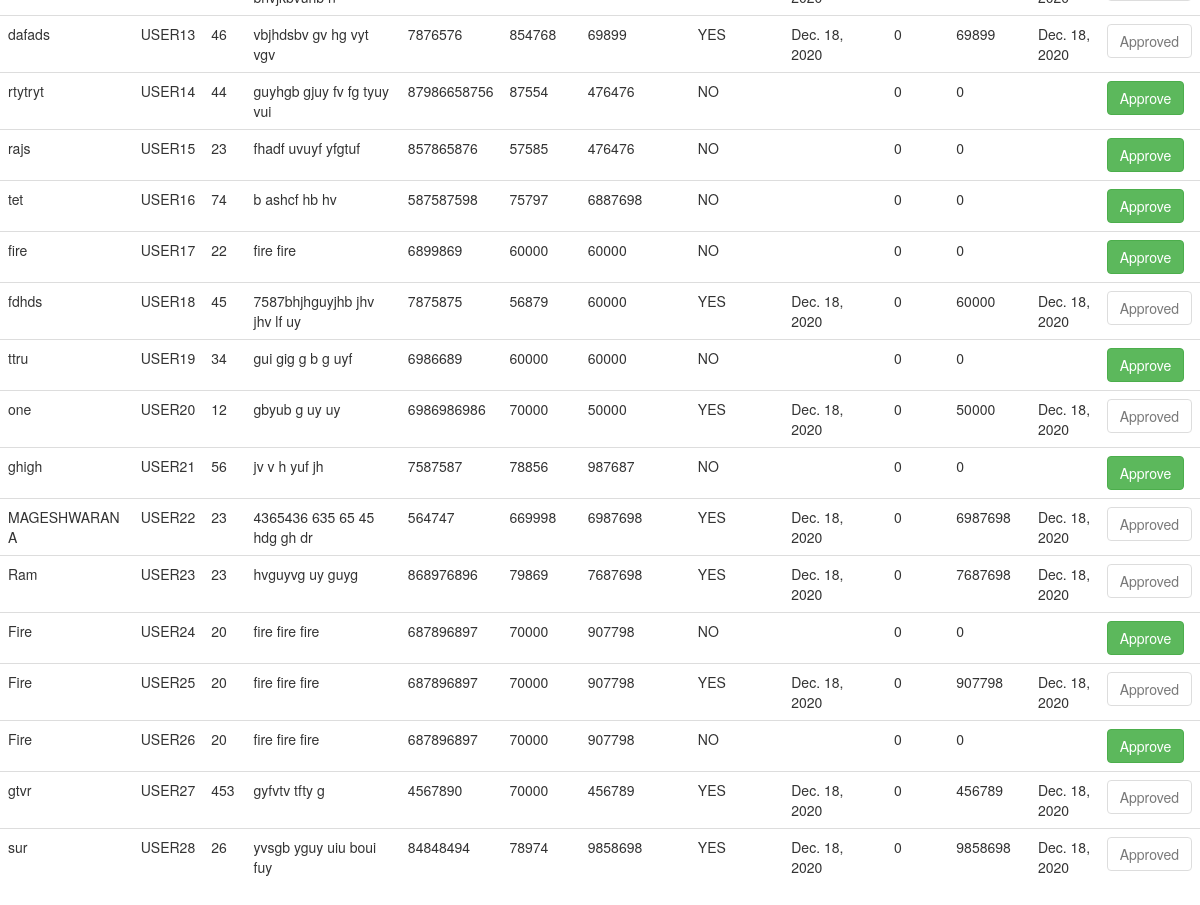
/full_details/ (lower part), run on an earlier commit of the app's database.
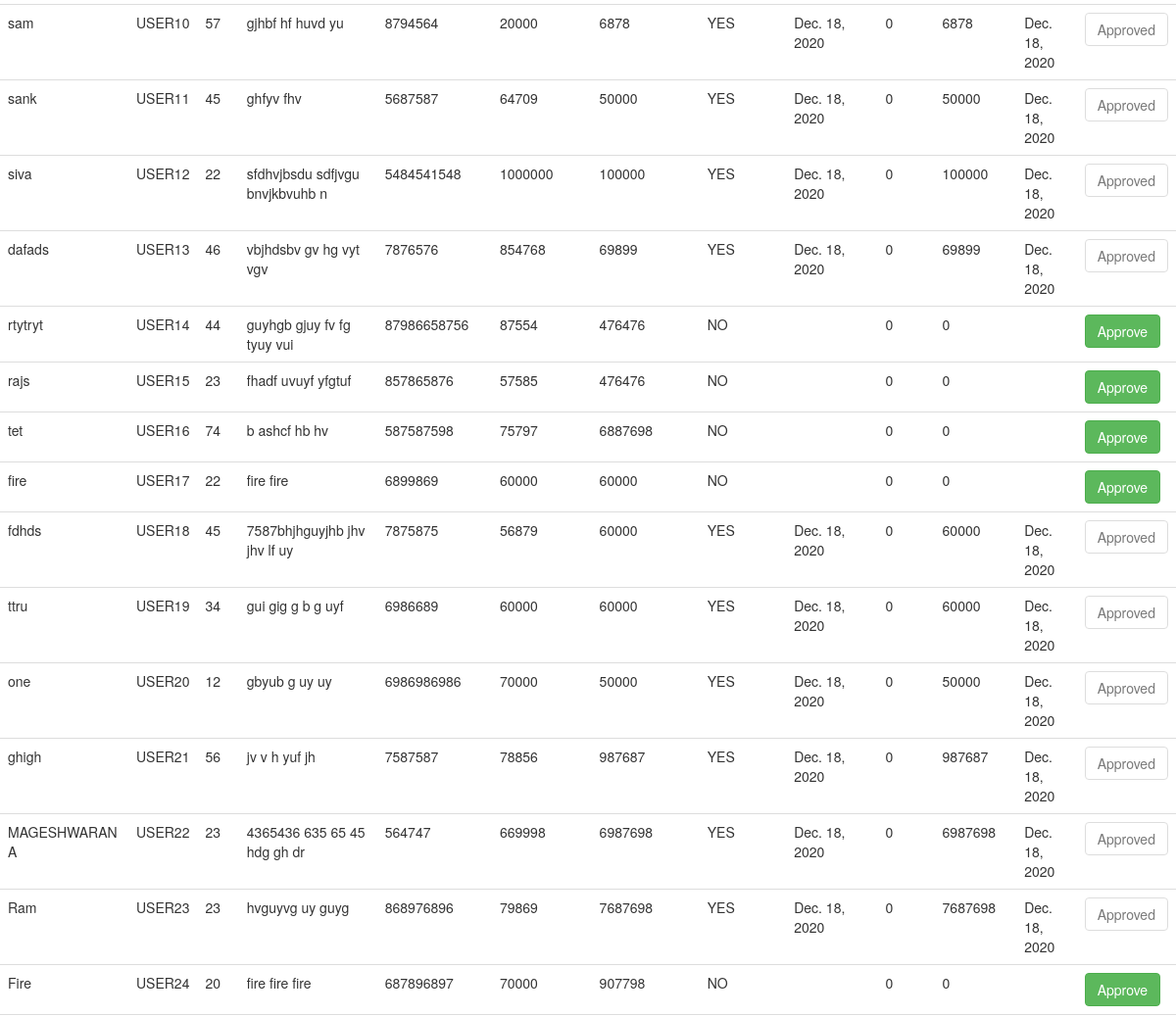
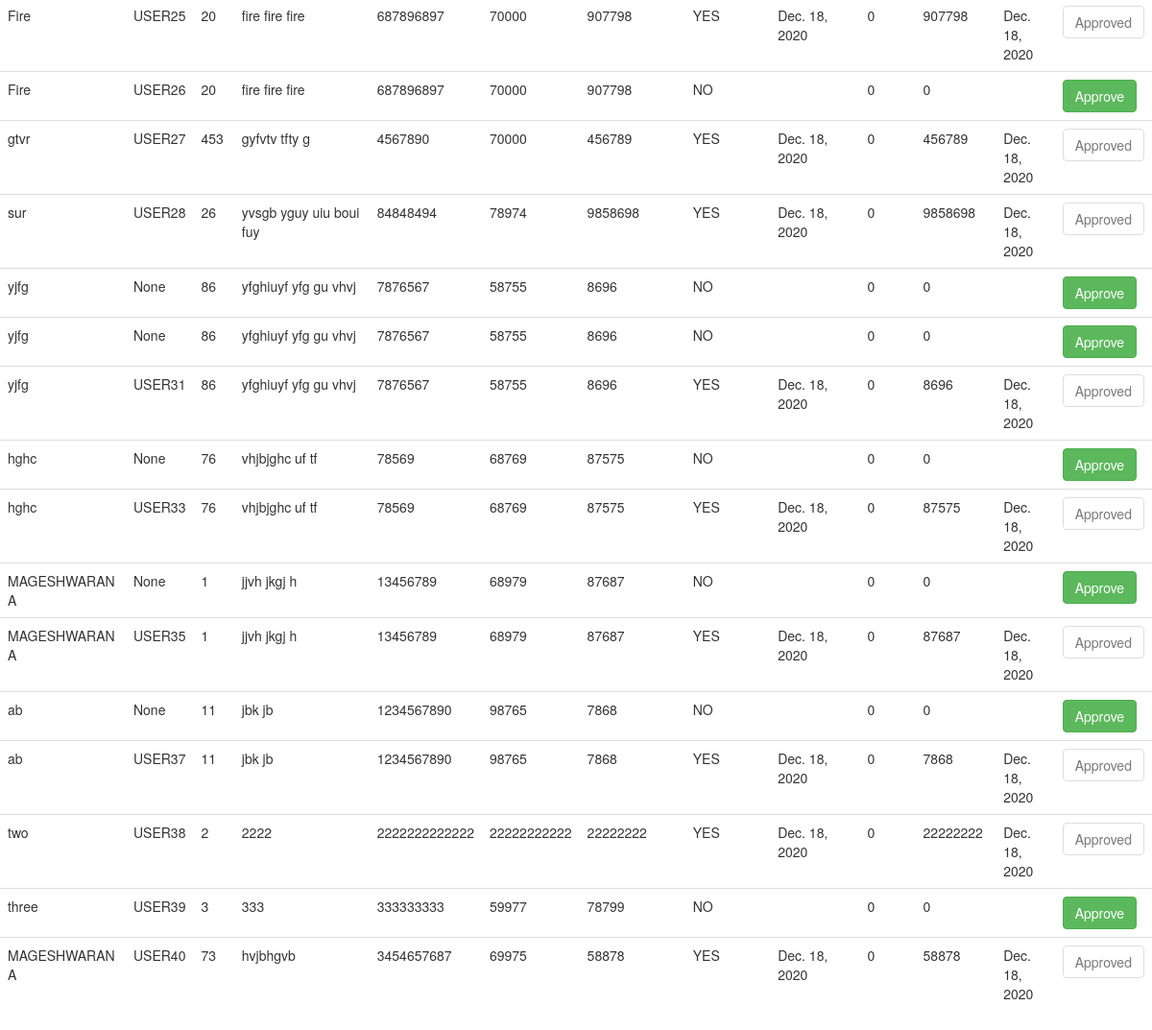
And on a later commit of the database (2 pictures, top to bottom).
### details/models.py (models this page shows)
class LoanDetails(models.Model):
    name = models.CharField(max_length=50)
    age = models.IntegerField(null=True)
    address = models.TextField(null=True)
    phone = models.IntegerField(null=True)
    email = models.CharField(max_length=60, null=True)
    salary = models.IntegerField(default=0)
    loan_amount = models.IntegerField(default=0)
    is_allocated = models.BooleanField(default=False)
    loan_sanction_date = models.DateField(null=True)
    loan_paid = models.IntegerField(default=0)
    due_amount = models.IntegerField(default=0)
    due_date = models.DateField(null=True)
    unique = models.CharField(max_length=50, null=True)
    profile = models.ImageField(null=True)
    class Meta:
        db_table = "loan_details"

### details/views.py (the view)
# urls.py: path('full_details/', views.full_details, name='full_details'),
def full_details(request):
    loan = LoanDetails.objects.all()
    return render(request, 'full_details.html', {'d': loan})

### details/templates/full_details.html (shortened to what this page needs)
{% extends 'index.html' %}
{% block content %}
        <table class="table">
            <tbody>
                {% for i in d %}
                  <tr>
                    <td>{{ i.name }}</td>
                    <td>{{ i.unique }}</td>
                    <td>{{ i.age }}</td>
                    <td>{{ i.address }}</td>
                    <td>{{ i.phone }}</td>
                    <td>{{ i.salary }}</td>
                    <td>{{ i.loan_amount }}</td>
                    <td>
                        {% if i.is_allocated == True %}
                            YES
                        {% else %}
                            NO
                        {% endif %}
                    </td>
                    <td>
                        {% if i.loan_sanction_date == None %}
                        {% else %}
                            {{ i.due_date }}
                        {% endif %}
                    </td>
                    <td>{{ i.loan_paid }}</td>
                    <td>{{ i.due_amount }}</td>
                    <td>
                        {% if i.due_date == None %}
                        {% else %}
                            {{ i.due_date }}
                        {% endif %}
                    </td>
                    <td>
                        {% if i.is_allocated == True %}
                            <button type="submit" class="btn btn-default disabled">Approved</button>
                        {% else %}
                            <a href="{% url 'approve' i.id %}"><button class="btn btn-success">Approve</button></a>
                        {% endif %}
                    </td>
                  </tr>
                {% endfor %}
            </tbody>
          </table>
{% endblock %}

What changed in the data, as far as the page shows it:
now on this page (row unchanged): LoanDetails: name "sam", unique "USER10", age "57", address "gjhbf hf huvd yu", phone "8794564", salary "20000", loan_amount "6878", is_allocated "YES", due_date "Dec. 18, 2020", loan_paid "0", due_amount "6878"
now on this page (row unchanged): LoanDetails: name "sank", unique "USER11", age "45", address "ghfyv fhv", phone "5687587", salary "64709", loan_amount "50000", is_allocated "YES", due_date "Dec. 18, 2020", loan_paid "0", due_amount "50000"
now on this page (row unchanged): LoanDetails: name "siva", unique "USER12", age "22", address "sfdhvjbsdu sdfjvgu bnvjkbvuhb n", phone "5484541548", salary "1000000", loan_amount "100000", is_allocated "YES", due_date "Dec. 18, 2020", loan_paid "0", due_amount "100000"
changed LoanDetails "ttru": due_date (not shown) → "Dec. 18, 2020"; due_amount "0" → "60000"; is_allocated "NO Approve" → "YES Approved"
changed LoanDetails "ghigh": due_date (not shown) → "Dec. 18, 2020"; due_amount "0" → "987687"; is_allocated "NO Approve" → "YES Approved"
added LoanDetails: name "yjfg", unique "None", age "86", address "yfghiuyf yfg gu vhvj", phone "7876567", salary "58755", loan_amount "8696", is_allocated "NO", loan_paid "0", due_amount "0"
added LoanDetails: name "yjfg", unique "None", age "86", address "yfghiuyf yfg gu vhvj", phone "7876567", salary "58755", loan_amount "8696", is_allocated "NO", loan_paid "0", due_amount "0"
added LoanDetails: name "yjfg", unique "USER31", age "86", address "yfghiuyf yfg gu vhvj", phone "7876567", salary "58755", loan_amount "8696", is_allocated "YES", due_date "Dec. 18, 2020", loan_paid "0", due_amount "8696"
added LoanDetails: name "hghc", unique "None", age "76", address "vhjbjghc uf tf", phone "78569", salary "68769", loan_amount "87575", is_allocated "NO", loan_paid "0", due_amount "0"
added LoanDetails: name "hghc", unique "USER33", age "76", address "vhjbjghc uf tf", phone "78569", salary "68769", loan_amount "87575", is_allocated "YES", due_date "Dec. 18, 2020", loan_paid "0", due_amount "87575"
added LoanDetails: name "MAGESHWARAN A", unique "None", age "1", address "jjvh jkgj h", phone "13456789", salary "68979", loan_amount "87687", is_allocated "NO", loan_paid "0", due_amount "0"
added LoanDetails: name "MAGESHWARAN A", unique "USER35", age "1", address "jjvh jkgj h", phone "13456789", salary "68979", loan_amount "87687", is_allocated "YES", due_date "Dec. 18, 2020", loan_paid "0", due_amount "87687"
added LoanDetails: name "ab", unique "None", age "11", address "jbk jb", phone "1234567890", salary "98765", loan_amount "7868", is_allocated "NO", loan_paid "0", due_amount "0"
added LoanDetails: name "ab", unique "USER37", age "11", address "jbk jb", phone "1234567890", salary "98765", loan_amount "7868", is_allocated "YES", due_date "Dec. 18, 2020", loan_paid "0", due_amount "7868"
added LoanDetails: name "two", unique "USER38", age "2", address "2222", phone "2222222222222", salary "22222222222", loan_amount "22222222", is_allocated "YES", due_date "Dec. 18, 2020", loan_paid "0", due_amount "22222222"
added LoanDetails: name "three", unique "USER39", age "3", address "333", phone "333333333", salary "59977", loan_amount "78799", is_allocated "NO", loan_paid "0", due_amount "0"
added LoanDetails: name "MAGESHWARAN A", unique "USER40", age "73", address "hvjbhgvb", phone "3454657687", salary "69975", loan_amount "58878", is_allocated "YES", due_date "Dec. 18, 2020", loan_paid "0", due_amount "58878"
